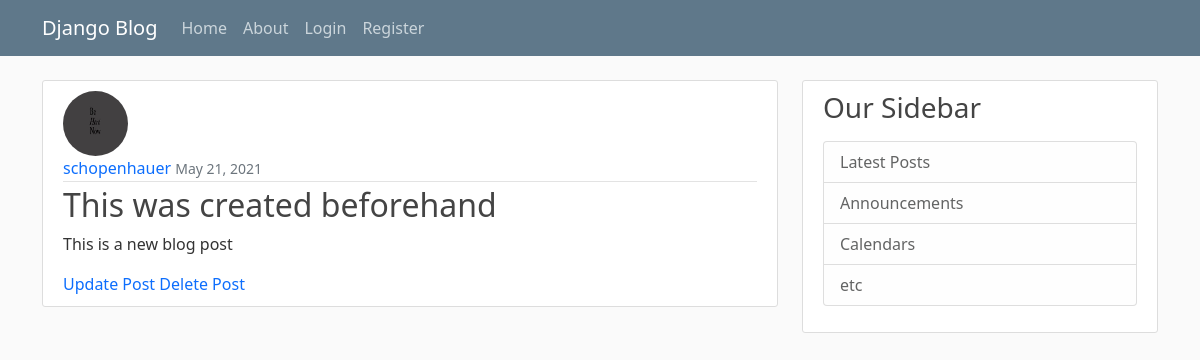
Screenshot of /post/7/ with the database file from the repository.
### blog/models.py (models this page shows, shortened)
class Post(models.Model):
    title = models.CharField(max_length=100)
    content = models.TextField()
    subject = models.CharField(default='This was created beforehand', max_length=200)
    date_posted = models.DateTimeField(default=timezone.now)
    author = models.ForeignKey(User, on_delete=models.CASCADE)

### users/models.py (models this page shows, shortened)
class profile(models.Model):
    user = models.OneToOneField(User, on_delete=models.CASCADE)
    image = models.ImageField(default='default.jpg', upload_to='profile_pics')

### blog/views.py (the view)
# urls.py: path('post/<int:pk>/', PostDetailView.as_view(), name='post-detail'),
class PostDetailView(DetailView):
    model = Post

### blog/templates/blog/post_detail.html
{% extends "blog/base.html" %}
{% block content %}
    <article class="media content-section">
      <img class="rounded-circle article-img" src="{{ post.author.profile.image.url }}">
      <div class="media-body">
        <div class="article-metadata">
          <a class="mr-2" href="#">{{ object.author }}</a>
            <small class="text-muted">{{ object.date_posted|date:"F d, Y" }}</small>
        </div>
        <h2 class="article-title">{{ object.subject }}</h2>
        <p class="article-content">{{ object.content }}</p>
      </div>
      <a class="mr-2" href="{% url 'post-update' post.id %}">Update Post</a>
      <a class="mr-2 ml-4" href="{% url 'post-delete' post.id %}">Delete Post</a>
    </article>
{% endblock content %}

### blog/static/blog/main.css (style rules this page uses)
body { background: #fafafa; color: #333333; margin-top: 5rem; }
h1, h2, h3, h4, h5, h6 { color: #444444; }
.content-section { background: #ffffff; padding: 10px 20px; border: 1px solid #dddddd; border-radius: 3px; margin-bottom: 20px; }
.article-title { color: #444444; }
article a { text-decoration:none; }
.article-content { white-space: pre-line; }
.article-img { height: 65px; width: 65px; margin-right: 16px; }
.article-metadata { padding-bottom: 1px; margin-bottom: 4px; border-bottom: 1px solid #e3e3e3 }

### rows the page displays
Post: author.profile.image (picture), author "schopenhauer", date_posted "May 21, 2021", subject "This was created beforehand", content "This is a new blog post"
